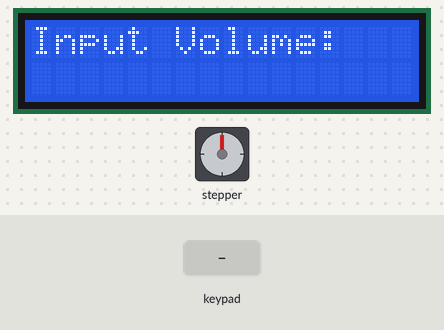
Simulated run of this sketch. Board: Arduino Uno, built with avr-gcc and run on an emulated ATmega328P. On the bench: 16×2 character LCD, stepper motor. The test bench sets the inputs (shaded band). Stepper angles assume 200 steps per turn; what the sketch prints to the serial monitor is not drawn.

Above: at 3.3 s.
3.4 s: keypad keys 0 1 2 3 # pressed 0.4 s apart
At 5.17 s:
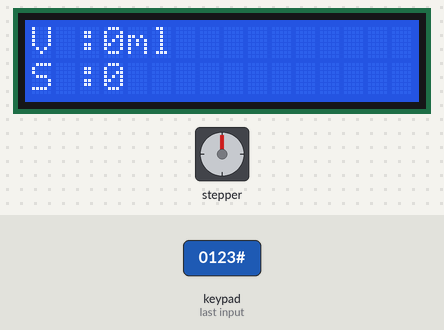
At 5.81 s:
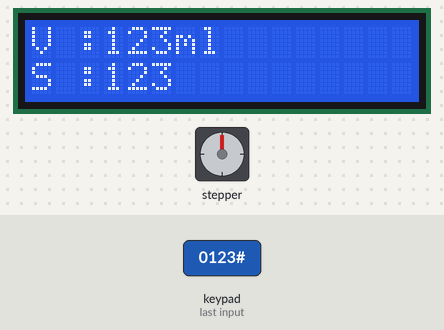
Timing chart, 0 to 19.4 s (numbered marks = the images above; inputs shaded):
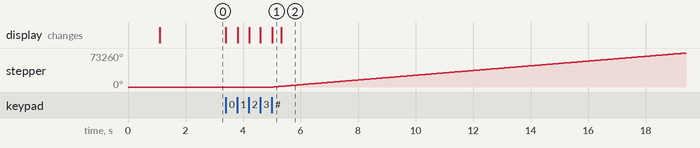

Measured:
- after the input at 3.4 s, stepper: keeps turning clockwise at about 5117°/s, starting after 1.7 s; the display: first changes at once (image 1 shows a later state)

The sketch:

pump.ino
```cpp
#include <Wire.h>
#include <Keypad_I2C.h>
#include <Keypad.h>
#include <LiquidCrystal_I2C.h>
#include <SoftwareSerial.h>
#include <Stepper.h>

SoftwareSerial mySerial(12, 13);
#define I2CADDR 0x20
const byte ROWS = 4;  //four rows
const byte COLS = 4;  //three columns
char keys[ROWS][COLS] = {
  { '1', '2', '3', 'A' },
  { '4', '5', '6', 'B' },
  { '7', '8', '9', 'C' },
  { '*', '0', '#', 'D' }
};
// Digitran keypad, bit numbers of PCF8574 i/o port
byte rowPins[ROWS] = { 0, 1, 2, 3 };  //connect to the row pinouts of the keypad
byte colPins[COLS] = { 4, 5, 6, 7 };  //connect to the column pinouts of the keypad
Keypad_I2C kpd(makeKeymap(keys), rowPins, colPins, ROWS, COLS, I2CADDR);

LiquidCrystal_I2C lcd(0x27, 16, 2);
int fase = 0;
int kondisi = 0;
int sensor = 10;
int A = 0;
int B = 0;
int state = 0;
String message;
int QTY, numMessages, endBytes;
byte inByte;
int flag = 0;
String kecepatan = "";
int speednya;

long curretntmillis = 0;
int Flowrate = 240;  // Enter callibrated flow rate here "4ml/minute"
int FlowfACTOR = 0;
int Volume = 0;
int Call = 0;

unsigned long timeNow;
unsigned long timeLast = 0;
unsigned long interval = 1000;

unsigned long tetesNow;
unsigned long tetesLast = 0;
float tetesan;
float laju;
float volume = 0;

#define dirPin 2
#define stepPin 3
#define motorInterfaceType 1
#define MOTOR_STEPS 200
#define STEPS 200
Stepper stepper(STEPS, dirPin, stepPin);
void setup() {
  pinMode(sensor, INPUT);
  pinMode(7, OUTPUT);  //LED
  Wire.begin();
  kpd.begin(makeKeymap(keys));
  numMessages, endBytes = 0;
  Serial.begin(9600);
  mySerial.begin(9600);
  Serial.println("system start");
  lcd.begin();
  lcd.backlight();
  lcd.clear();
  lcd.setCursor(3, 0);
  lcd.print("Infus Pump");
  lcd.setCursor(4, 1);
  lcd.print("Arduino");
  delay(1000);
  lcd.clear();
  lcd.setCursor(0, 0);
  lcd.print("Input Volume:");
  lcd.setCursor(0, 1);
  FlowfACTOR = Flowrate * 2.5;
  delay(1000);
}

void loop() {
  timeNow = millis();
  if (kondisi == 0) {
    char key = kpd.getKey();
    if (key != NO_KEY) {
      Serial.println(key);
      if (key == '0' || key == '1' || key == '2' || key == '3' || key == '4' || key == '5' || key == '6' || key == '7' || key == '8' || key == '9') {
        lcd.setCursor(0, 1);
        kecepatan = kecepatan + key;
        lcd.print(kecepatan);
        Serial.println("oke");
      } else if (key == '*') {
        lcd.clear();
        lcd.setCursor(0, 0);
        lcd.print("Input Volume:");
        lcd.setCursor(0, 1);
        kecepatan = "";
      } else if (key == '#') {
        lcd.clear();
        lcd.setCursor(0, 0);
        lcd.print("V :");
        lcd.print(speednya);
        lcd.print("ml");
        lcd.setCursor(0, 1);
        lcd.print("S :");
        lcd.print(speednya);
        speednya = kecepatan.toInt();
        Serial.println(speednya);
        Serial.println(kecepatan.toInt());
        digitalWrite(7, HIGH);

        kondisi = 1;
      }
    }
  }


  else if (kondisi == 1) {
    tetesNow = millis();
    char key = kpd.getKey();
    Serial.println(key);
    int sensorValue = analogRead(A0);
    Volume = FlowfACTOR * speednya;

    for (int i = 0; i < Volume; i++) {
      lcd.clear();
      lcd.setCursor(0, 0);
      lcd.print("V :");
      lcd.print(speednya);
      lcd.print("ml ");
      lcd.setCursor(0, 1);
      lcd.print("S :");
      lcd.print(speednya);
      mySerial.print(String(laju) + "#" + String(Volume) + "#" + String(speednya) + "#");
      stepper.setSpeed(30000);
      stepper.step(100);
      delayMicroseconds(100);
    }
    speednya = 0;
    if (key == 'D') {
      lcd.clear();
      kondisi = 0;
      lcd.setCursor(0, 0);
      lcd.print("Input Volume:");
      lcd.setCursor(0, 1);
      kecepatan = "";
    }
  }
}
```
